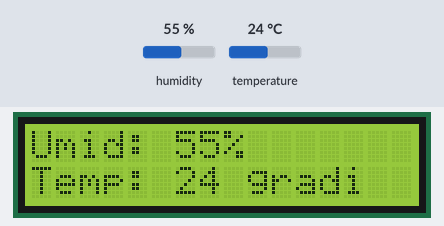
The sketch below on a simulated Arduino Uno, built with avr-gcc and run on an emulated ATmega328P. On the bench: 16×2 character LCD. The inputs (shaded band) are chosen by the test bench; at power-on: humidity 55 %, temperature 24 °C. The local clock reads 2024-03-15 10:24:30 at power-on unless the sketch sets it.

Above: at 1.2 s.
1.3 s: humidity set to 22 %
At 7.1 s:
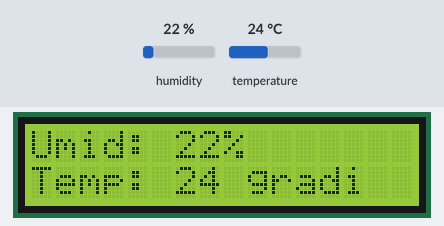
13.2 s: temperature set to 12 °C
At 19.3 s:
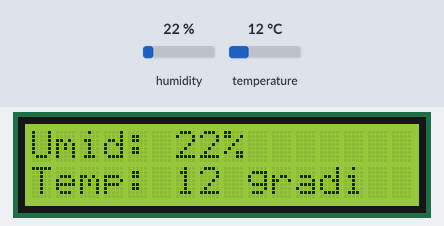
22.7 s: humidity set to 40 %
At 25.3 s:
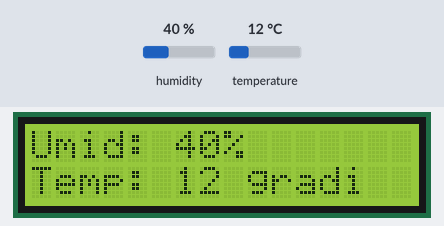
29.5 s: temperature set to 19 °C
At 31.4 s:
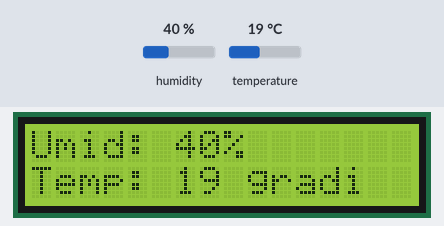
Timing chart, 0 to 32.9 s (numbered marks = the images above; inputs shaded):
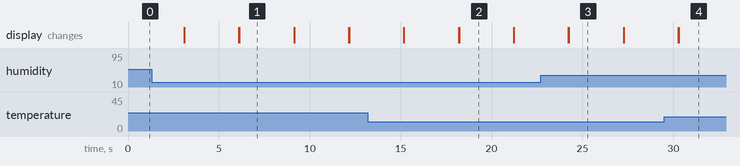

The sketch:

sketch_jul08b.ino
```cpp
#include <RTClib.h>
#include <dht11.h>
#include <LiquidCrystal.h>
#include <Wire.h>
#define DHT11_PIN 10
#define RTC_PIN 6
LiquidCrystal lcd(12, 11, 5, 4, 3, 2);
dht11 DHT;
RTC_DS1307 RTC;
char buffer1[20];
char buffer2[20];
void setup() {
  // put your setup code here, to run once:
  lcd.begin(16, 2);
  Wire.begin();
  RTC.begin();
  if (! RTC.isrunning()) {
    RTC.adjust(DateTime(__DATE__, __TIME__));
  }
}

void loop() {
  // put your main code here, to run repeatedly:
  int chk=DHT.read(DHT11_PIN);
  lcd.setCursor(0, 0);
  lcd.print("Umid: ");
  lcd.print(DHT.humidity,1);
  lcd.print("%");
  lcd.setCursor(0, 1);
  lcd.print("Temp: ");
  lcd.print(DHT.temperature,1);
  lcd.print(" gradi");
  delay(3000);
  lcd.setCursor(0,0);
  lcd.print("                ");
  lcd.setCursor(0,1);
  lcd.print("                ");
  RTC_DS1307 RTC;
  DateTime now = RTC.now();
  lcd.setCursor(0,0);
  lcd.print("Data: ");
  sprintf(buffer1, "%d/%d/%d",now.day(),now.month(),now.year());
  lcd.print(buffer1);
  lcd.setCursor(0,1);
  lcd.print("Ora: ");
  sprintf(buffer2, "%d:%d:%d", now.hour(), now.minute(), now.second());
  lcd.print(buffer2);
  delay(3000);
  lcd.setCursor(0,0);
  lcd.print("                ");
  lcd.setCursor(0,1);
  lcd.print("                ");
}
```

Measured:
- what the display in image 1 shows lasts 3.0 s, from 6.1 s to 9.1 s
